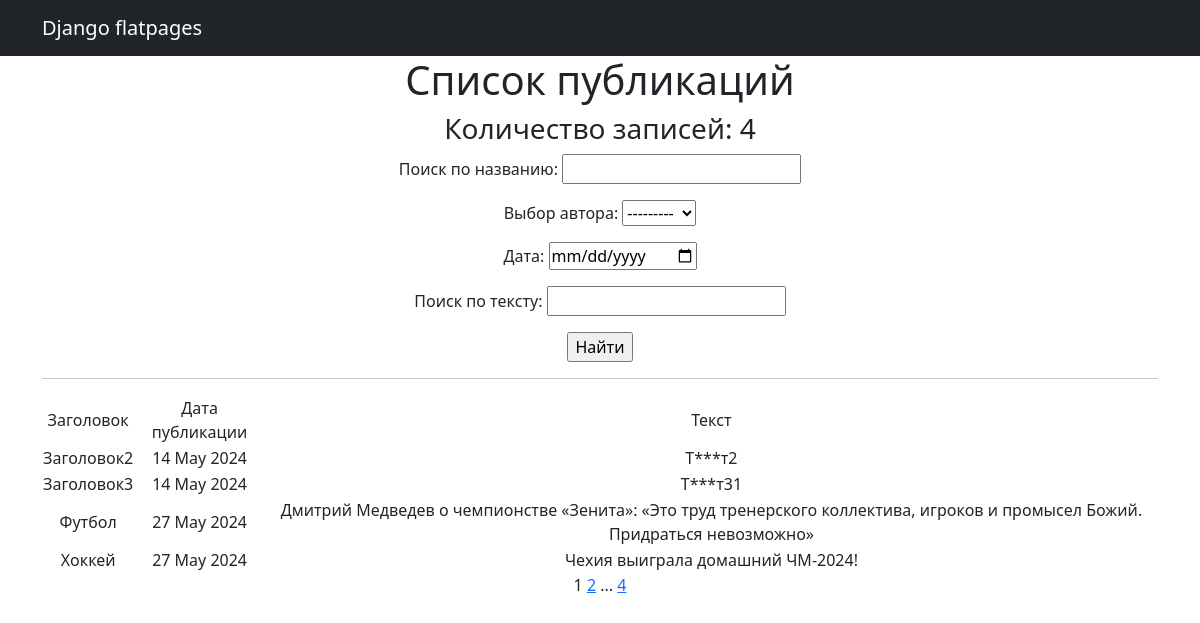
The app's page /news/search/ with its own data.
### News_Portal/models.py (models this page shows, shortened)
class Post(models.Model):
    article = 'A'
    news = 'N'
    CHOICE = [
        (article, 'Статья'),
        (news, 'Новость'),
    ]
    authors = models.ForeignKey(Author, on_delete=models.CASCADE)
    selection_field = models.CharField(max_length=1, choices=CHOICE, default=news)
    time_of_publication = models.DateTimeField(auto_now_add=True)
    section = models.ManyToManyField(Category, through='PostCategory')
    header_post = models.CharField(max_length=100)
    text_post = models.TextField(default='Не заполнено')
    rating = models.IntegerField(default=0)

### News_Portal/views.py (the view)
# urls.py: path('news/search/', PostSearch.as_view(), name='post_search'),
class PostSearch(ListView):
    model = Post
    ordering = 'time_of_publication'
    template_name = 'flatpages/news_search.html'
    context_object_name = 'news'
    paginate_by = 4
    def get_queryset(self):
        queryset = super().get_queryset()
        self.filterset = PostFilter(self.request.GET, queryset)
        return self.filterset.qs
    def get_context_data(self, **kwargs):
        context = super().get_context_data(**kwargs)
        context['filterset'] = self.filterset
        return context

### News_Portal/models.py (called while the page is built)
    def __str__(self):
        return self.user.username

### News_Portal/templatetags/custom_filters.py (called while the page is built)
@register.filter()
def censor(value):
    if isinstance(value, str):
        for i in ban_word:
            value = value.replace(i[:], '*' * len(i[:]))
    return value

### templates/flatpages/news_search.html (shortened to what this page needs)
{% extends 'flatpages/default.html' %}
{% load custom_filters %}
{% block content %}
   <h1>Список публикаций</h1>
    <h3>Количество записей: {{ news|length }}</h3>
    <form action="" method="get">
       {{ filterset.form.as_p }}
       <input type="submit" value="Найти" />
   </form>
   <hr>
   {% if news %}
       <table>
           <tr>
               <td>Заголовок</td>
               <td>Дата публикации</td>
               <td>Текст</td>
           </tr>
           {% for n in news %}
           <tr>
               <td>{{ n.header_post }}</td>
               <td>{{ n.time_of_publication|date:'d M Y' }}</td>
               <td>{{ n.text_post|censor }}</td>
           </tr>
           {% endfor %}
       </table>
   {% else %}
       <h2>Публикаций нет!</h2>
   {% endif %}
   {{ page_obj.number }}
   {% if page_obj.has_next %}
       <a href="?page={{ page_obj.next_page_number }}">{{ page_obj.next_page_number }}</a>
       {% if paginator.num_pages != page_obj.next_page_number %}
           ...
           <a href="?page={{ page_obj.paginator.num_pages }}">{{ page_obj.paginator.num_pages }}</a>
       {% endif %}
   {% endif %}
{% endblock content %}

### templates/flatpages/default.html (shortened to what this page needs)
<!DOCTYPE html>
<html lang="en">
    <head>
        {% load static %}
        <link href="{% static 'css/styles.css' %}" rel="stylesheet" />
    </head>
    <body>
        <nav class="navbar navbar-expand-lg navbar-dark bg-dark static-top">
   <div class="container">
       <a class="navbar-brand" href="#">Django flatpages</a>
   </div>
</nav>
        <div class="container">
   <div class="row">
               <div class="col-lg-12 text-center">
                   {% block content %}{% endblock content %}
               </div>
           </div>
        </div>
    </body>
</html>

### records on screen
Post: header_post "Заголовок2", time_of_publication "14 May 2024", text_post|censor "Т***т2"
Post: header_post "Заголовок3", time_of_publication "14 May 2024", text_post|censor "Т***т31"
Post: header_post "Футбол", time_of_publication "27 May 2024", text_post|censor "Дмитрий Медведев о чемпионстве «Зенита»: «Это труд тренерского коллектива, игроков и промысел Божий. Придраться невозможно»"
Post: header_post "Хоккей", time_of_publication "27 May 2024", text_post|censor "Чехия выиграла домашний ЧМ-2024!"

### other values on screen
{{ news|length }} "4"
{{ page_obj.number }} "1"
{{ page_obj.next_page_number }} "2"
{{ page_obj.paginator.num_pages }} "4"
